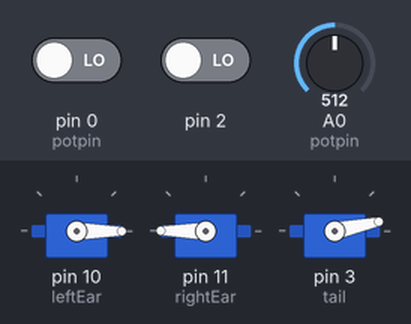
Recording of a sketch running on a simulated Arduino Uno, built with avr-gcc and run on an emulated ATmega328P. Parts: 3 × servo. Inputs (shaded band) come from the test bench; at power-on: pin 2 LOW, A0 (potpin) = 512, pin 0 (potpin) LOW.

Above: at 10.19 s.
10.2 s: pin 2 driven HIGH
At 10.44 s:
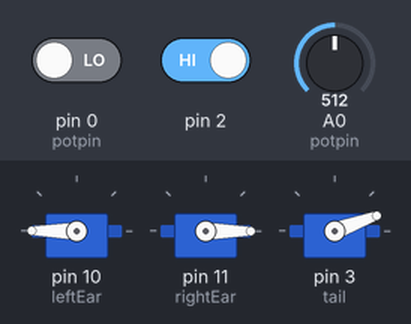
At 11.09 s:
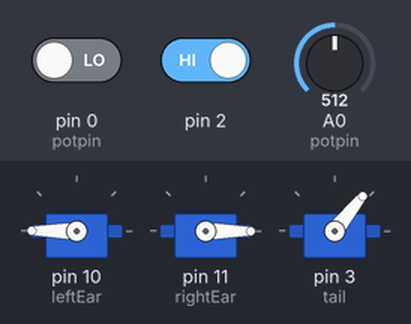
19.5 s: A0 (potpin) set to 610
At 28.5 s:
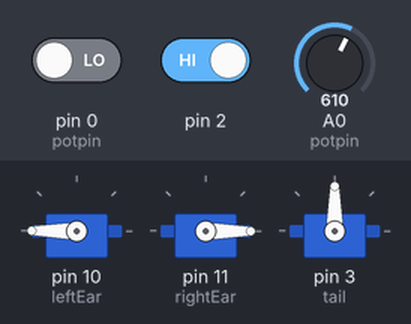
28.8 s: A0 (potpin) set to 587
38.1 s: A0 (potpin) set to 511
Timing chart, 0 to 48.4 s (numbered marks = the images above; inputs shaded):
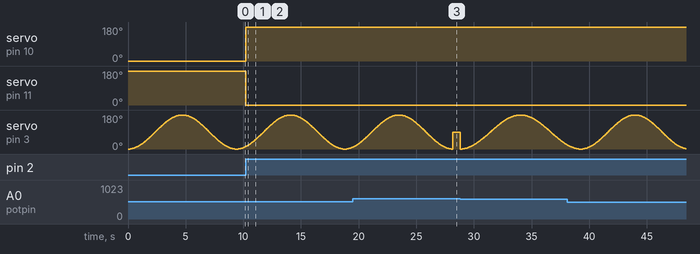

Measured:
- after the input at 10.2 s, servo on pin 10 (leftEar): 0° → 180° at once; servo on pin 11 (rightEar): 180° → 0° at once

The sketch:

LaikaCode.ino
```cpp
/* Code for controlling Laika Leonne accessories v 1.0 -- two ears and tail.
Written by Yamikuronue*/
#include <Servo.h>

Servo tail;  // create servo object to control a servo
Servo leftEar;
Servo rightEar;

int pos = 0;    // variable to store the tail position
int potpin = 0;  // analog pin used to connect the potentiometer
int potval;    // variable to read the value from the analog pin
int threshold = 600; //Maximum value to allow sweeping
                    //Remember that the higher the value, the slower the tail motion
                    //so above a certain value, we just treat it as stopped

int togglePin; //Holds the pin for the toggle for the interrupt
volatile int togglePos; //Position of the toggle, high vs low

//Sin wave lookup table computed by Rednaxela
const int sweepLUT[] = {
544,544,545,545,546,548,549,551,553,555,558,561,564,568,572,576,580,585,589,
595,600,606,612,618,624,631,638,645,653,660,668,677,685,694,703,712,721,731,
741,751,761,772,782,793,804,816,827,839,851,863,875,888,901,914,927,940,953,
967,980,994,1008,1022,1036,1051,1065,1080,1095,1109,1124,1139,1155,1170,1185,
1201,1216,1232,1247,1263,1279,1295,1311,1327,1343,1359,1375,1391,1407,1423,
1440,1456,1472,1488,1504,1521,1537,1553,1569,1585,1601,1617,1633,1649,1665,
1681,1697,1712,1728,1743,1759,1774,1789,1805,1820,1835,1849,1864,1879,1893,
1908,1922,1936,1950,1964,1977,1991,2004,2017,2030,2043,2056,2069,2081,2093,
2105,2117,2128,2140,2151,2162,2172,2183,2193,2203,2213,2223,2232,2241,2250,
2259,2267,2276,2284,2291,2299,2306,2313,2320,2326,2332,2338,2344,2349,2355,
2359,2364,2368,2372,2376,2380,2383,2386,2389,2391,2393,2395,2396,2398,2399,
2399,2400,2400};

void setup()
{
  attachInterrupt(togglePin, toggleEars, CHANGE);
  leftEar.attach(10);
  rightEar.attach(11);
  leftEar.write(0);
  rightEar.write(180);

  tail.attach(3);
  tail.write(0);
  delay(5);


}


void loop()
{
  potval = analogRead(potpin);   // reads the value of the potentiometer (value between 0 and 1023)
  if (potval < threshold) {
    potval = map(potval, 0, threshold, 5, 30);   // scale it to use it with the servo (value between 0 and 180)
    doSweep(potval);
  } else {
    //stop in neutral position -- easier to sit that way
    tail.write(90);
  }
}

void doSweep(int delayval) {
  //Sweep left to right
  for(pos = 0; pos < 180; pos += 1)
  {
    tail.write(sweepLUT[pos]);
    delay(delayval);
  }

  //Sweep right to left
  for(pos = 180; pos>=1; pos-=1)
  {
    tail.write(sweepLUT[pos]);
    delay(delayval);
  }
}

void toggleEars() {
    togglePos = digitalRead(togglePin);
    if(togglePos) {
      leftEar.write(0);
      rightEar.write(180);
    } else {
      leftEar.write(180);
      rightEar.write(0);
    }
}
```
